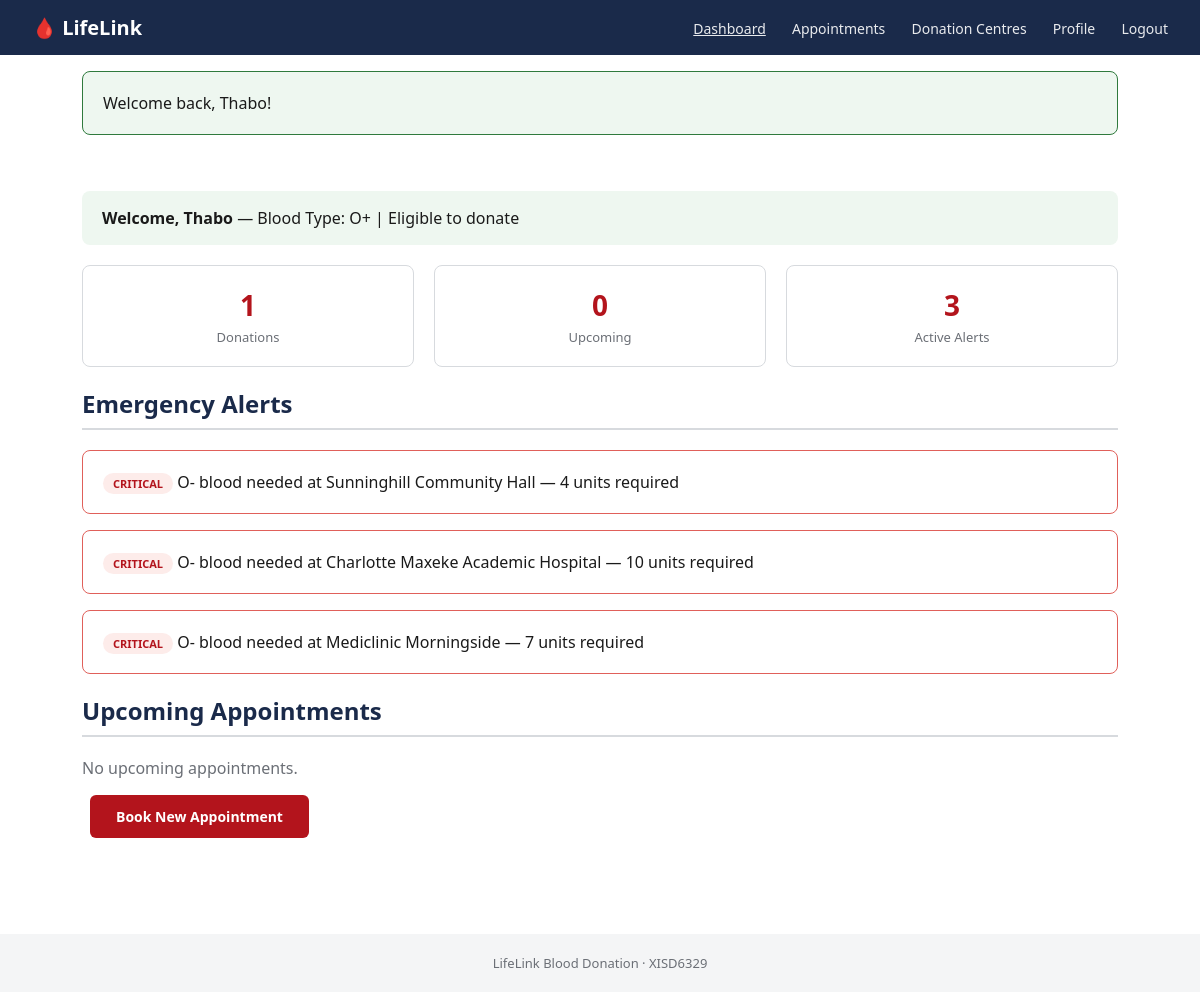
Page /pages/dashboard.php (signed in) on the committed database.
### tables this page shows
CREATE TABLE donors (
  donor_id INT AUTO_INCREMENT PRIMARY KEY,
  first_name VARCHAR(60) NOT NULL,
  last_name VARCHAR(60) NOT NULL,
  email VARCHAR(150) NOT NULL UNIQUE,
  password VARCHAR(255) NOT NULL,
  google_id VARCHAR(255) NULL,
  phone VARCHAR(30),
  date_of_birth DATE,
  gender VARCHAR(20),
  address VARCHAR(255),
  blood_type_id INT NOT NULL,
  last_donation_date DATE NULL,
  is_active TINYINT(1) NOT NULL DEFAULT 1,
  created_at TIMESTAMP NOT NULL DEFAULT CURRENT_TIMESTAMP,
  FOREIGN KEY (blood_type_id) REFERENCES blood_types(blood_type_id)
);

CREATE TABLE blood_types (
  blood_type_id INT AUTO_INCREMENT PRIMARY KEY,
  code VARCHAR(5) NOT NULL UNIQUE
);

CREATE TABLE alerts (
  alert_id INT AUTO_INCREMENT PRIMARY KEY,
  hospital_id INT NOT NULL,
  blood_type_id INT NOT NULL,
  units_needed INT NOT NULL,
  urgency_level VARCHAR(20) NOT NULL DEFAULT 'Medium',  
  status VARCHAR(20) NOT NULL DEFAULT 'Active',  
  alerted_at TIMESTAMP NOT NULL DEFAULT CURRENT_TIMESTAMP,
  FOREIGN KEY (hospital_id) REFERENCES hospitals(hospital_id),
  FOREIGN KEY (blood_type_id) REFERENCES blood_types(blood_type_id)
);

CREATE TABLE hospitals (
  hospital_id INT AUTO_INCREMENT PRIMARY KEY,
  hospital_name VARCHAR(150) NOT NULL,
  address VARCHAR(255) NOT NULL,
  latitude DECIMAL(10,6),
  longitude DECIMAL(10,6),
  contact_email VARCHAR(150),
  contact_phone VARCHAR(30),
  operating_hours VARCHAR(100),
  is_approved TINYINT(1) NOT NULL DEFAULT 1
);

### pages/dashboard.php (the view, shortened to what this page needs)
<?php
$pdo = db();
$donorId = $_SESSION['donor_id'];
$stmt = $pdo->prepare(
    "SELECT d.first_name, bt.code AS blood_type, d.last_donation_date
     FROM donors d JOIN blood_types bt ON bt.blood_type_id = d.blood_type_id
     WHERE d.donor_id = ?"
);
$stmt->execute([$donorId]);
$donor = $stmt->fetch();
$eligible = true;
if (!empty($donor['last_donation_date'])) {
    $days = (strtotime('today') - strtotime($donor['last_donation_date'])) / 86400;
    $eligible = $days >= 56;
}
$countStmt = $pdo->prepare("SELECT COUNT(*) FROM appointments WHERE donor_id = ? AND status = 'Completed'");
$countStmt->execute([$donorId]);
$donationCount = (int)$countStmt->fetchColumn();
$upcomingStmt = $pdo->prepare(
    "SELECT a.appointment_id, a.scheduled_date, a.scheduled_time, h.hospital_name, a.status
     FROM appointments a JOIN hospitals h ON h.hospital_id = a.hospital_id
     WHERE a.donor_id = ? AND a.status = 'Confirmed' AND a.scheduled_date >= CURDATE()
     ORDER BY a.scheduled_date ASC, a.scheduled_time ASC"
);
$upcomingStmt->execute([$donorId]);
$upcoming = $upcomingStmt->fetchAll();
$alertsStmt = $pdo->query(
    "SELECT al.units_needed, al.urgency_level, h.hospital_name, bt.code AS full_type
     FROM alerts al JOIN hospitals h ON h.hospital_id = al.hospital_id JOIN blood_types bt ON bt.blood_type_id = al.blood_type_id
     WHERE al.status = 'Active'
     ORDER BY FIELD(al.urgency_level,'Critical','High','Medium','Low') LIMIT 3"
);
$alerts = $alertsStmt->fetchAll();
include __DIR__ . '/../includes/header.php';
?>
  <div class="section">
    <div class="dash-welcome">
      <strong>Welcome, <?= htmlspecialchars($donor['first_name']) ?></strong> —
      Blood Type: <?= htmlspecialchars($donor['blood_type']) ?> |
      <?= $eligible ? 'Eligible to donate' : 'Not yet eligible (56-day rule)' ?>
    </div>
    <div class="stats">
      <div class="stat-card"><div class="num"><?= $donationCount ?></div><div class="label">Donations</div></div>
      <div class="stat-card"><div class="num"><?= count($upcoming) ?></div><div class="label">Upcoming</div></div>
      <div class="stat-card"><div class="num"><?= count($alerts) ?></div><div class="label">Active Alerts</div></div>
    </div>
    <h2>Emergency Alerts</h2>
    <?php if (empty($alerts)): ?>
      <p style="color:var(--grey);">No active emergency alerts right now.</p>
    <?php else: foreach ($alerts as $a): ?>
      <div class="card" style="border-color:#e0605a;">
        <span class="badge" style="background:#fdecea;color:#b3141c;"><?= strtoupper($a['urgency_level']) ?></span>
        <?= htmlspecialchars($a['full_type']) ?> blood needed at <?= htmlspecialchars($a['hospital_name']) ?> —
        <?= (int)$a['units_needed'] ?> units required
      </div>
    <?php endforeach; endif; ?>
    <h2>Upcoming Appointments</h2>
    <?php if (empty($upcoming)): ?>
      <p style="color:var(--grey);">No upcoming appointments.</p>
    <?php endif; ?>
    <p style="margin-top:16px;"><a class="btn btn-primary" href="book_appointment.php">Book New Appointment</a></p>
  </div>
<?php include __DIR__ . '/../includes/footer.php'; ?>

### assets/css/style.css (style rules this page uses)
:root { --navy: #1a2a4a; --red: #b3141c; --light: #f4f5f6; --grey: #6b6f76; --border: #d7dade; }
* { box-sizing: border-box; }
body { margin: 0; font-family: "Segoe UI", Arial, sans-serif; color: #1a1a1a; background: #ffffff; }
.btn { display: inline-block; padding: 12px 26px; border-radius: 6px; font-weight: 600; text-decoration: none; margin: 0 8px; cursor: pointer; border: none; font-size: 14px; }
.btn-primary { background: var(--red); color: #fff; }
.section { padding: 40px 32px; max-width: 1100px; margin: 0 auto; }
.section h2 { color: var(--navy); border-bottom: 2px solid var(--border); padding-bottom: 8px; }
.stats { display: flex; gap: 20px; flex-wrap: wrap; }
.stat-card { flex: 1; min-width: 160px; border: 1px solid var(--border); border-radius: 8px; padding: 20px; text-align: center; }
.stat-card .num { font-size: 28px; font-weight: 700; color: var(--red); }
.stat-card .label { color: var(--grey); font-size: 13px; margin-top: 4px; }
.card { border: 1px solid var(--border); border-radius: 8px; padding: 20px; margin-bottom: 16px; }
.badge { padding: 3px 10px; border-radius: 12px; font-size: 11px; font-weight: 600; }
.dash-welcome { background: #eef7f0; border-radius: 8px; padding: 16px 20px; margin-bottom: 20px; }

### rows in the picture
donors: first_name "Thabo", blood_type.code "O+"
alerts: urgency_level "CRITICAL", blood_type.code "O-", hospital.hospital_name "Sunninghill Community Hall", units_needed "4"
alerts: urgency_level "CRITICAL", blood_type.code "O-", hospital.hospital_name "Charlotte Maxeke Academic Hospital", units_needed "10"
alerts: urgency_level "CRITICAL", blood_type.code "O-", hospital.hospital_name "Mediclinic Morningside", units_needed "7"

### other values in the picture
$_SESSION['flash'] "Welcome back, Thabo!"
$donationCount "1"
count($upcoming) "0"
count($alerts) "3"
